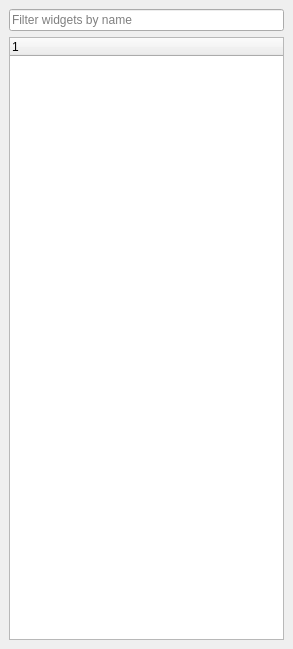
<?xml version="1.0" encoding="UTF-8"?>
<ui version="4.0">
 <class>WidgetTree</class>
 <widget class="QDockWidget" name="WidgetTree">
  <property name="geometry">
   <rect>
    <x>0</x>
    <y>0</y>
    <width>293</width>
    <height>649</height>
   </rect>
  </property>
  <property name="windowTitle">
   <string>Widget Tree</string>
  </property>
  <widget class="QWidget" name="dockWidgetContents">
   <layout class="QVBoxLayout" name="verticalLayout">
    <item>
     <widget class="QLineEdit" name="filterBox">
      <property name="placeholderText">
       <string>Filter widgets by name</string>
      </property>
     </widget>
    </item>
    <item>
     <widget class="QTreeWidget" name="tree">
      <column>
       <property name="text">
        <string notr="true">1</string>
       </property>
      </column>
     </widget>
    </item>
   </layout>
  </widget>
 </widget>
 <resources/>
 <connections/>
</ui>
